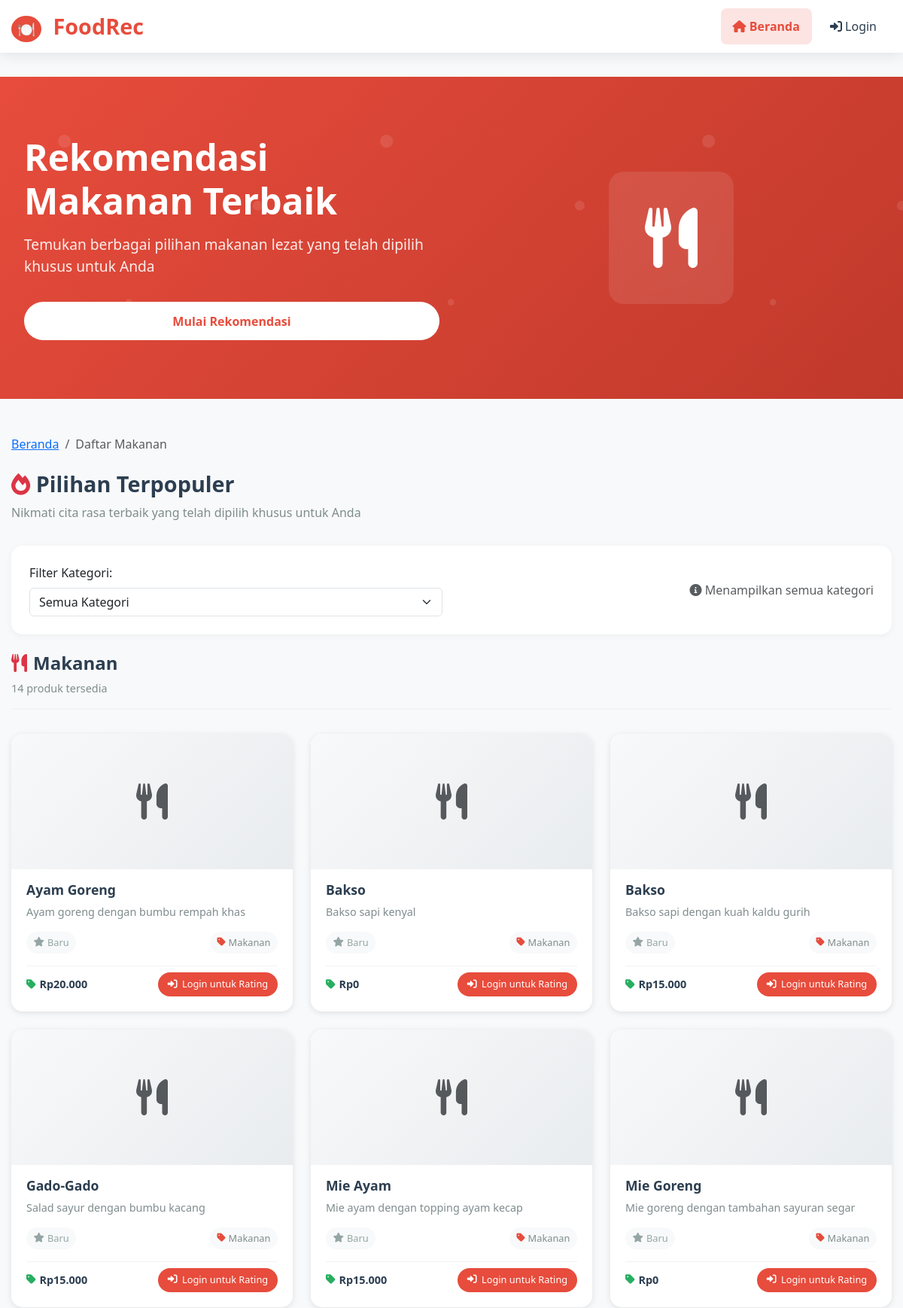
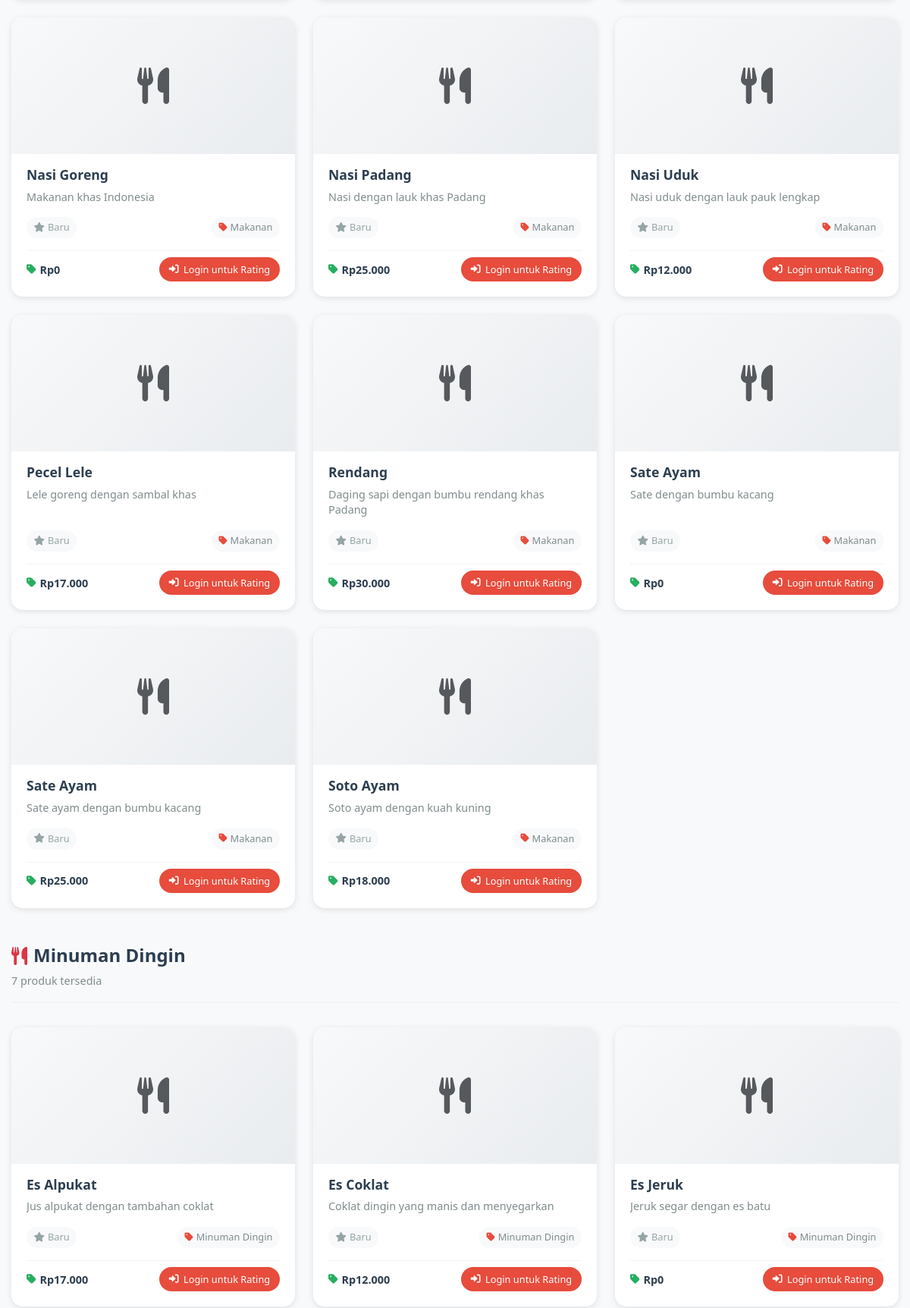
Page /pages/home.php (upper part) on the committed database (2 pictures, top to bottom).
### tables this page shows
CREATE TABLE IF NOT EXISTS categories (
    id INT AUTO_INCREMENT PRIMARY KEY,
    name VARCHAR(255) NOT NULL
);

CREATE TABLE IF NOT EXISTS products (
    id INT AUTO_INCREMENT PRIMARY KEY,
    name VARCHAR(255) NOT NULL,
    category_id INT NOT NULL,
    price DECIMAL(10, 2) NOT NULL,
    description TEXT,
    image VARCHAR(255),
    FOREIGN KEY (category_id) REFERENCES categories(id)
);

### pages/home.php (the view, shortened to what this page needs)
<?php
include '../layouts/header.php';
require '../config/db.php';
?>
<div class="hero-section">
    <div class="hero-content">
        <div class="hero-text">
            <h1 class="hero-title">Rekomendasi Makanan Terbaik</h1>
            <p class="hero-subtitle">Temukan berbagai pilihan makanan lezat yang telah dipilih khusus untuk Anda</p>
            <?php if (!isset($_SESSION['user_id'])): ?>
                <div class="hero-cta">
                    <a href="login.php" class="btn btn-hero">Mulai Rekomendasi</a>
                </div>
            <?php endif; ?>
        </div>
        <div class="hero-image">
            <div class="food-image-placeholder">
                <i class="fas fa-utensils fa-5x"></i>
            </div>
        </div>
    </div>
</div>
<nav aria-label="breadcrumb" class="mb-4">
    <ol class="breadcrumb">
        <li class="breadcrumb-item"><a href="home.php">Beranda</a></li>
        <li class="breadcrumb-item active">Daftar Makanan</li>
    </ol>
</nav>
<div class="section-header">
    <h2 class="section-title">
        <i class="fas fa-fire text-danger"></i> Pilihan Terpopuler
    </h2>
    <p class="section-subtitle">Nikmati cita rasa terbaik yang telah dipilih khusus untuk Anda</p>
</div>
<div class="filter-section mb-4">
    <div class="row align-items-center">
        <div class="col-md-6">
            <form method="GET" class="category-filter">
                <label for="categoryFilter" class="form-label">Filter Kategori:</label>
                <select class="form-select" id="categoryFilter" name="category" onchange="this.form.submit()">
                    <option value="">Semua Kategori</option>
                </select>
            </form>
        </div>
        <div class="col-md-6 text-end">
            <div class="view-info">
                <span class="text-muted">
                    <i class="fas fa-info-circle"></i>
                    <?php if (isset($_GET['category']) && !empty($_GET['category'])): ?>
                        Menampilkan kategori tertentu
                    <?php else: ?>
                        Menampilkan semua kategori
                    <?php endif; ?>
                </span>
            </div>
        </div>
    </div>
</div>
<?php
$categoryFilter = isset($_GET['category']) && is_numeric($_GET['category']) ? intval($_GET['category']) : null;
if ($categoryFilter) {
    $query = "SELECT p.*, c.name as category_name, COALESCE(AVG(r.rating), 0) as avg_rating, COUNT(r.id) as total_ratings
              FROM products p
              LEFT JOIN ratings r ON p.id = r.product_id
              LEFT JOIN categories c ON p.category_id = c.id
              WHERE p.category_id = :category_id
              GROUP BY p.id
              ORDER BY avg_rating DESC, p.name ASC";
    $stmt = $pdo->prepare($query);
    $stmt->bindParam(':category_id', $categoryFilter, PDO::PARAM_INT);
    $stmt->execute();
    $products = $stmt->fetchAll();
    $categoryStmt = $pdo->prepare("SELECT name FROM categories WHERE id = ?");
    $categoryStmt->execute([$categoryFilter]);
    $filteredCategoryName = $categoryStmt->fetchColumn();
?>
<div class="category-section">
    <div class="category-header">
        <h3 class="category-title">
            <i class="fas fa-utensils text-danger"></i> <?= htmlspecialchars($filteredCategoryName) ?>
        </h3>
        <p class="category-subtitle"><?= count($products) ?> produk tersedia</p>
    </div>
    <div class="products-grid" id="productsGrid">
        <?php foreach ($products as $product): ?>
            <div class="product-card">
                <div class="product-image-container">
                    <?php if (!empty($product['image']) && file_exists("../assets/img/{$product['image']}")): ?>
                        <img src="../assets/img/<?= htmlspecialchars($product['image']) ?>"
                             alt="<?= htmlspecialchars($product['name']) ?>"
                             class="product-image">
                    <?php else: ?>
                        <div class="product-image" style="display: flex; align-items: center; justify-content: center; background: linear-gradient(135deg, #f8f9fa 0%, #e9ecef 100%);">
                            <i class="fas fa-utensils fa-3x text-muted"></i>
                        </div>
                    <?php endif; ?>
                    <?php if ($product['total_ratings'] > 0): ?>
                        <div class="rating-badge">
                            <i class="fas fa-star rating-stars"></i>
                            <span><?= number_format($product['avg_rating'], 1) ?></span>
                        </div>
                    <?php endif; ?>
                </div>
                <div class="product-content">
                    <h3 class="product-title"><?= htmlspecialchars($product['name']) ?></h3>
                    <p class="product-description"><?= htmlspecialchars($product['description']) ?></p>
                    <div class="product-meta">
                        <div class="product-rating">
                            <?php if ($product['total_ratings'] > 0): ?>
                                <i class="fas fa-star rating-stars"></i>
                                <span><?= number_format($product['avg_rating'], 1) ?></span>
                            <?php else: ?>
                                <i class="fas fa-star text-muted"></i>
                                <span class="text-muted">Baru</span>
                            <?php endif; ?>
                        </div>
                        <div class="product-category">
                            <i class="fas fa-tag"></i> <?= htmlspecialchars($product['category_name']) ?>
                        </div>
                    </div>
                    <div class="product-footer">
                        <div class="product-price">
                            <i class="fas fa-tag"></i>
                            <span>Rp<?= number_format($product['price'], 0, ',', '.') ?></span>
                        </div>
                        <?php if (isset($_SESSION['user_id'])): ?>
                            <form method="POST" action="../process/rating_process.php" class="rating-form">
                                <input type="hidden" name="product_id" value="<?= $product['id'] ?>">
                                <button type="submit" class="btn-rating">
                                    <i class="fas fa-star"></i> Rating
                                </button>
                            </form>
                        <?php else: ?>
                            <a href="login.php" class="btn-rating">
                                <i class="fas fa-sign-in-alt"></i> Login untuk Rating
                            </a>
                        <?php endif; ?>
                    </div>
                </div>
            </div>
        <?php endforeach; ?>
    </div>
</div>
<?php if (empty($products)): ?>
    <div class="empty-state">
        <div class="empty-icon">
            <i class="fas fa-search fa-4x text-muted"></i>
        </div>
        <h3>Tidak ada produk ditemukan</h3>
        <p class="text-muted">Tidak ada produk dalam kategori ini</p>
    </div>
<?php endif; ?>
<?php } else {
    $categoriesQuery = "SELECT * FROM categories ORDER BY name ASC";
    $categoriesStmt = $pdo->query($categoriesQuery);
    $allCategories = $categoriesStmt->fetchAll();
    foreach ($allCategories as $category):
        $query = "SELECT p.*, c.name as category_name, COALESCE(AVG(r.rating), 0) as avg_rating, COUNT(r.id) as total_ratings
                  FROM products p
                  LEFT JOIN ratings r ON p.id = r.product_id
                  LEFT JOIN categories c ON p.category_id = c.id
                  WHERE p.category_id = :category_id
                  GROUP BY p.id
                  ORDER BY avg_rating DESC, p.name ASC";
        $stmt = $pdo->prepare($query);
        $stmt->bindParam(':category_id', $category['id'], PDO::PARAM_INT);
        $stmt->execute();
        $categoryProducts = $stmt->fetchAll();
?>
<div class="category-section">
    <div class="category-header">
        <h3 class="category-title">
            <i class="fas fa-utensils text-danger"></i> <?= htmlspecialchars($category['name']) ?>
        </h3>
        <p class="category-subtitle"><?= count($categoryProducts) ?> produk tersedia</p>
    </div>
    <div class="products-grid">
        <?php foreach ($categoryProducts as $product): ?>
            <div class="product-card">
                <div class="product-image-container">
                    <?php if (!empty($product['image']) && file_exists("../assets/img/{$product['image']}")): ?>
                        <img src="../assets/img/<?= htmlspecialchars($product['image']) ?>"
                             alt="<?= htmlspecialchars($product['name']) ?>"
                             class="product-image">
                    <?php else: ?>
                        <div class="product-image" style="display: flex; align-items: center; justify-content: center; background: linear-gradient(135deg, #f8f9fa 0%, #e9ecef 100%);">
                            <i class="fas fa-utensils fa-3x text-muted"></i>
                        </div>
                    <?php endif; ?>
                </div>
                <div class="product-content">
                    <h3 class="product-title"><?= htmlspecialchars($product['name']) ?></h3>
                    <p class="product-description"><?= htmlspecialchars($product['description']) ?></p>
                    <div class="product-meta">
                        <div class="product-rating">
                            <?php if ($product['total_ratings'] > 0): ?>
                                <i class="fas fa-star rating-stars"></i>
                                <span><?= number_format($product['avg_rating'], 1) ?></span>
                            <?php else: ?>
                                <i class="fas fa-star text-muted"></i>
                                <span class="text-muted">Baru</span>
                            <?php endif; ?>
                        </div>
                        <div class="product-category">
                            <i class="fas fa-tag"></i> <?= htmlspecialchars($product['category_name']) ?>
                        </div>
                    </div>
                    <div class="product-footer">
                        <div class="product-price">
                            <i class="fas fa-tag"></i>
                            <span>Rp<?= number_format($product['price'], 0, ',', '.') ?></span>
                        </div>
                        <?php if (isset($_SESSION['user_id'])): ?>
                            <form method="POST" action="../process/rating_process.php" class="rating-form">
                                <input type="hidden" name="product_id" value="<?= $product['id'] ?>">
                                <button type="submit" class="btn-rating">
                                    <i class="fas fa-star"></i> Rating
                                </button>
                            </form>
                        <?php else: ?>
                            <a href="login.php" class="btn-rating">
                                <i class="fas fa-sign-in-alt"></i> Login untuk Rating
                            </a>
                        <?php endif; ?>
                    </div>
                </div>
            </div>
        <?php endforeach; ?>
    </div>
</div>
<?php
    endforeach;
} ?>
<?php include '../layouts/footer.php'; ?>

### rows in the picture
categories: name "Makanan", count($categoryProducts) "14"
products: name "Ayam Goreng", description "Ayam goreng dengan bumbu rempah khas", category.name "Makanan", price "20.000"
products: name "Bakso", description "Bakso sapi kenyal", category.name "Makanan", price "0"
products: name "Bakso", description "Bakso sapi dengan kuah kaldu gurih", category.name "Makanan", price "15.000"
products: name "Gado-Gado", description "Salad sayur dengan bumbu kacang", category.name "Makanan", price "15.000"
products: name "Mie Ayam", description "Mie ayam dengan topping ayam kecap", category.name "Makanan", price "15.000"
products: name "Mie Goreng", description "Mie goreng dengan tambahan sayuran segar", category.name "Makanan", price "0"
products: name "Nasi Goreng", description "Makanan khas Indonesia", category.name "Makanan", price "0"
products: name "Nasi Padang", description "Nasi dengan lauk khas Padang", category.name "Makanan", price "25.000"
products: name "Nasi Uduk", description "Nasi uduk dengan lauk pauk lengkap", category.name "Makanan", price "12.000"
products: name "Pecel Lele", description "Lele goreng dengan sambal khas", category.name "Makanan", price "17.000"
products: name "Rendang", description "Daging sapi dengan bumbu rendang khas Padang", category.name "Makanan", price "30.000"
products: name "Sate Ayam", description "Sate dengan bumbu kacang", category.name "Makanan", price "0"
products: name "Sate Ayam", description "Sate ayam dengan bumbu kacang", category.name "Makanan", price "25.000"
products: name "Soto Ayam", description "Soto ayam dengan kuah kuning", category.name "Makanan", price "18.000"
categories: name "Minuman Dingin", count($categoryProducts) "7"
products: name "Es Alpukat", description "Jus alpukat dengan tambahan coklat", category.name "Minuman Dingin", price "17.000"
products: name "Es Coklat", description "Coklat dingin yang manis dan menyegarkan", category.name "Minuman Dingin", price "12.000"
products: name "Es Jeruk", description "Jeruk segar dengan es batu", category.name "Minuman Dingin", price "0"
